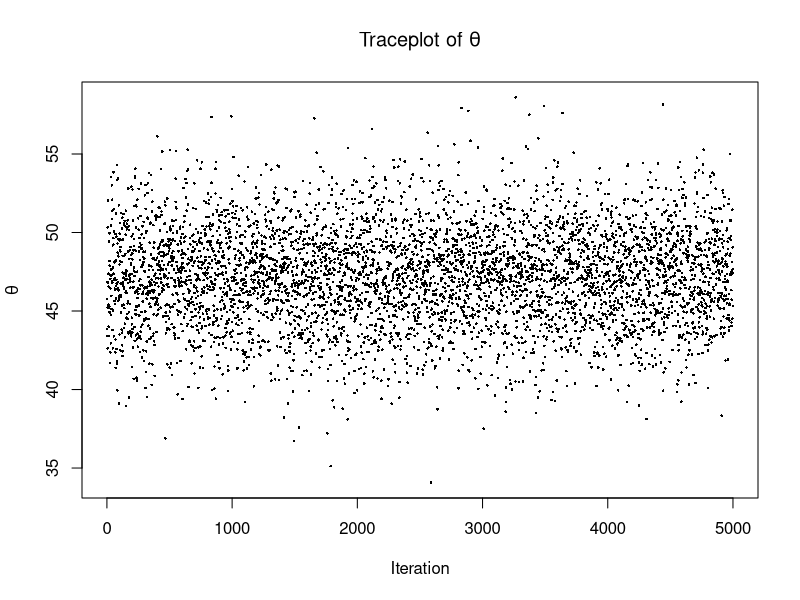
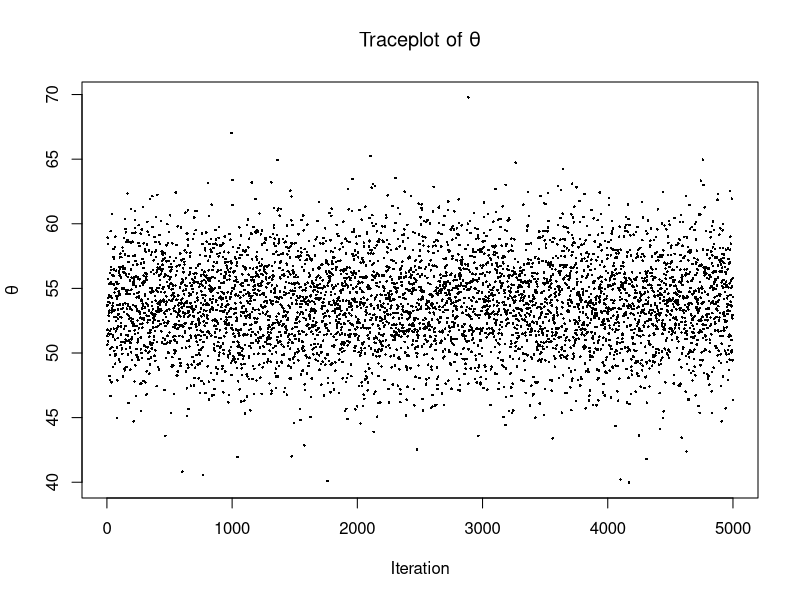
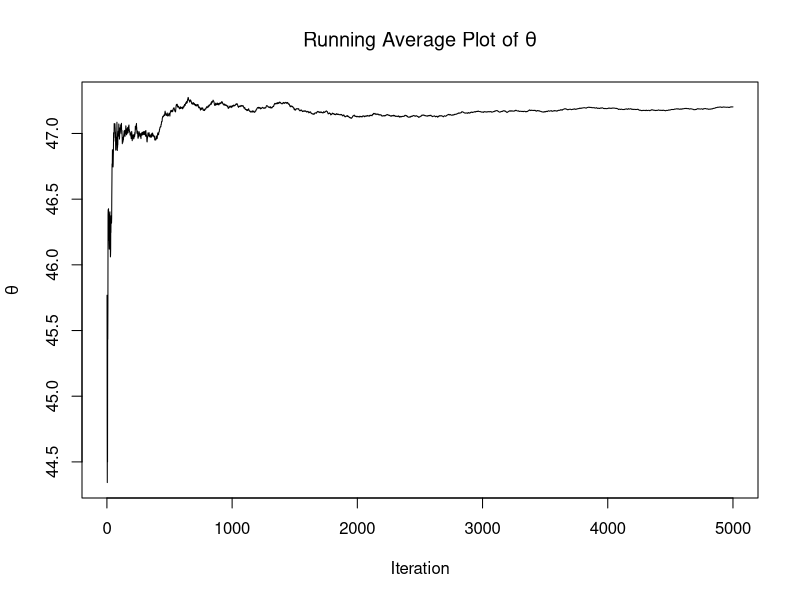
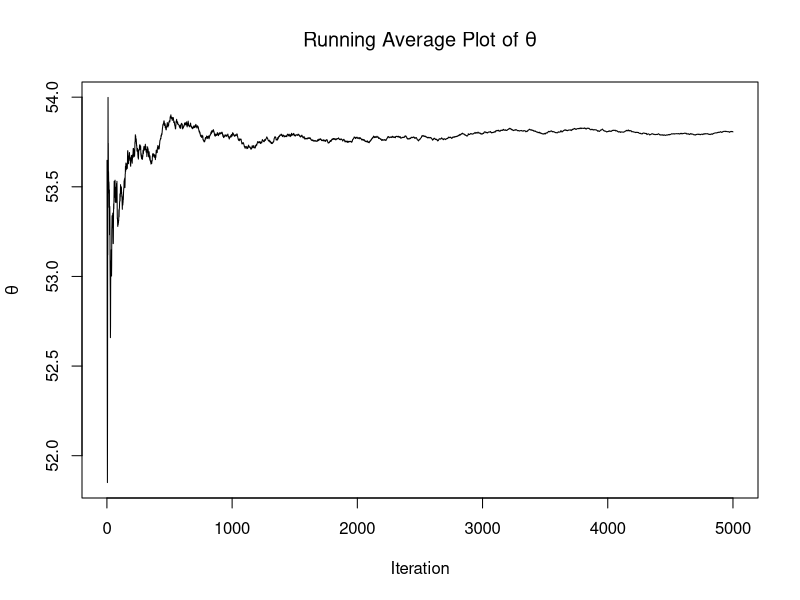
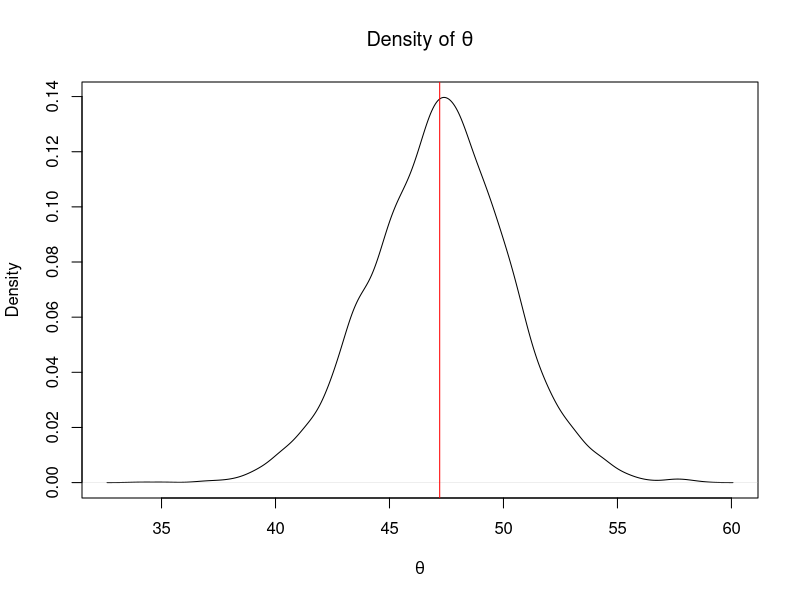
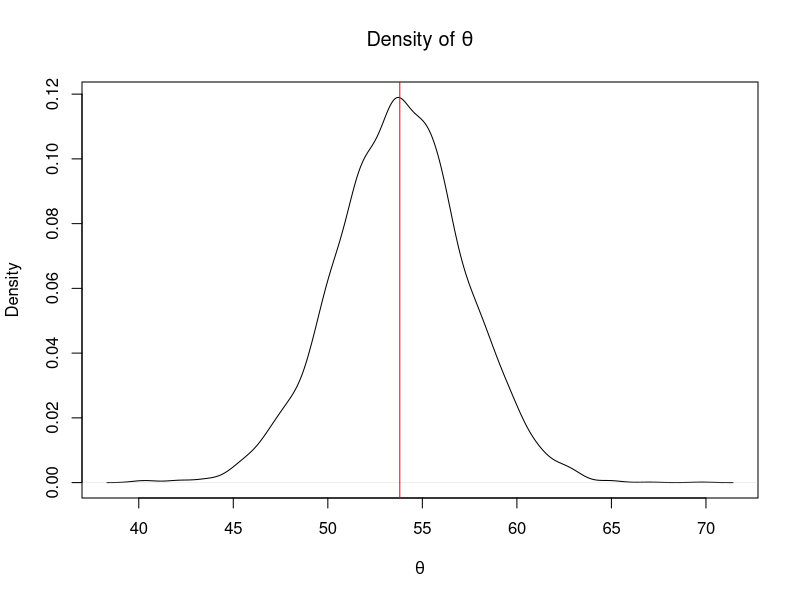

Generate these figures, in order, with R:
## ---- chunk 1
library(mvtnorm)
## ---- chunk 2
# Each row corresponds to a sample
# Here we have one sample (one row)
rmvnorm(n = 1, mean = rep(0, 2), sigma = diag(2))
## ---- chunk 3
dmvnorm(rep(0, 2), mean = rep(0, 2), sigma = diag(2))
## ---- chunk 4
rmvnorm(n = 3, mean = rep(0, 2), sigma = diag(2))
## ---- chunk 5
nu0 <- 2
Sigma0 <- diag(2)
rWishart(1, df = nu0, Sigma = Sigma0)[, , 1]
## ---- chunk 6
# read in data
Y <- structure(c(59, 43, 34, 32, 42, 38, 55, 67, 64, 
                 45, 49, 72, 34, 70, 34, 50, 41, 52, 
                 60, 34, 28, 35, 77, 39, 46, 26, 38, 
                 43, 68, 86, 77, 60, 50, 59, 38, 48, 
                 55, 58, 54, 60, 75, 47, 48, 33), 
               .Dim = c(22L, 2L), .Dimnames = list(NULL, 
                c("pretest", "posttest")))
# number of observations
## ---- chunk 7
(n <- dim(Y)[1])
(ybar <- apply(Y,2,mean))
(Sigma <- cov(Y))
## ---- chunk 8
# set hyper-parameters
mu0 <- c(50,50)
L0 <- matrix(c(625,312.5,312.5,625),nrow=2)
nu0 <- 4
S0 <- L0
## ---- chunk 9
library (mvtnorm)
library(MCMCpack)
## ---- chunk 10
THETA <- SIGMA <- NULL
set.seed(1)
for (s in 1:5000) {
  ## update theta
  Ln <- solve(solve(L0) + n*solve(Sigma))
  mun <- Ln %*% (solve(L0) %*% mu0 + 
                   n*solve(Sigma) %*% ybar)
  theta <- rmvnorm(1, mun, Ln)
  
  ## update Sigma
  Sn <- S0 + (t(Y) - c(theta)) %*% t(t(Y)-c(theta))
  
  Sigma <- solve(rwish(nu0 + n, solve(Sn)))
  ## save results
  THETA <- rbind(THETA, theta)
  SIGMA <- rbind(SIGMA, c(Sigma))
}
## ---- chunk 11
head(THETA)
head(SIGMA)
## ---- chunk 12
n.iter<-5000
plot(1:n.iter, THETA[,1], pch = 16, cex = .35,
     xlab = "Iteration", ylab = expression(theta),
     main = expression(paste("Traceplot of ", theta)))
## ---- chunk 13
plot(1:n.iter, THETA[,2], pch = 16, cex = .35,
     xlab = "Iteration", ylab = expression(theta),
     main = expression(paste("Traceplot of ", theta)))
## ---- chunk 14
run.avg <- apply(THETA, 2, cumsum)/(1:n.iter)
plot(1:n.iter, run.avg[,1], type = "l",
     xlab = "Iteration", ylab = expression(theta),
     main = expression(paste("Running Average Plot of ", theta)))
## ---- chunk 15
plot(1:n.iter, run.avg[,2], type = "l",
     xlab = "Iteration", ylab = expression(theta),
     main = expression(paste("Running Average Plot of ", theta)))
## ---- chunk 16
plot(density(THETA[,1]), xlab = expression(theta), 
     main = expression(paste("Density of ", theta)))
abline(v = mean(THETA[,1]), col = "red")
## ---- chunk 17
plot(density(THETA[,2]), xlab = expression(theta), 
     main = expression(paste("Density of ", theta)))
abline(v = mean(THETA[,2]), col = "red")
## ---- chunk 18
quantile(THETA[,2] - THETA[,1], prob=c(0.025,0.5,0.975))
## ---- chunk 19
mean(THETA[,2] > THETA[,1])
